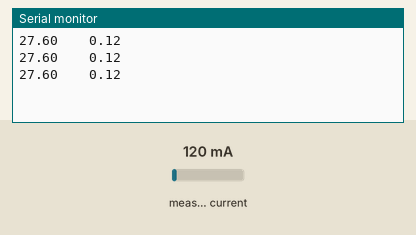
The sketch below on a simulated Arduino Uno, built with avr-gcc and run on an emulated ATmega328P. Parts: the last lines printed to the serial monitor. Inputs (shaded band) come from the test bench; at power-on: measured current 120 mA.

Above: at 1.8 s.
1.9 s: measured current set to 40 mA
At 2.5 s:
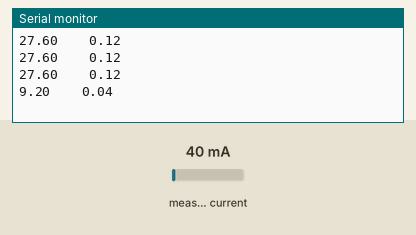
3.4 s: measured current set to 500 mA
At 4.2 s:
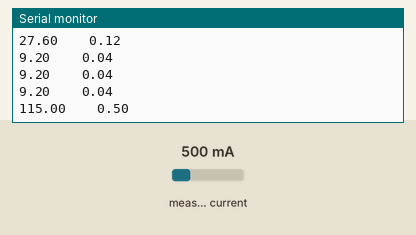
Timing chart, 0 to 6.4 s (numbered marks = the images above; inputs shaded):
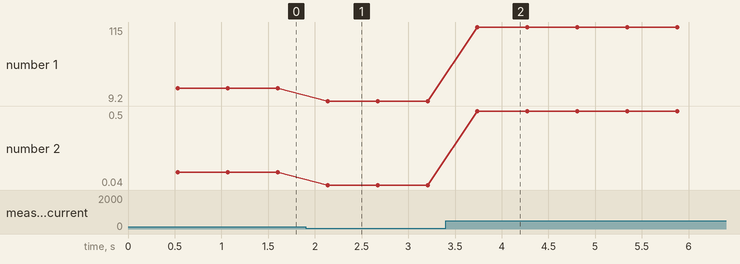

The sketch:

current_only.ino
```cpp
// (licence header left out)
#include "EmonLib.h"                   // Include Emon Library
EnergyMonitor emon1;                   // Create an instance

void setup()
{
  Serial.begin(9600);
  //calibration_value = ( i(measured) / i(sensor) ) / R(burden)
  //calibration_value = (141.4 A /  0.0707A) / 33Ω
  //calibration_value = 2000/33Ω = 60
  emon1.current(1, 55.6);             // Current: input pin, calibration.
}

void loop()
{
  double Irms = emon1.calcIrms(1480 * 3); // Calculate Irms only
  //  double val = analogRead(1);//digitalRead(1);
  //  Serial.print(val);
  //  Serial.print("    ");
  Serial.print(Irms * 230.0);	     // Apparent power
  Serial.print("    ");
  Serial.println(Irms);		       // Irms
}
```

Measured:
- after the input at 1.9 s, the serial monitor: prints a new line after 0.24 s (image 1)
- after the input at 3.4 s, the serial monitor: prints a new line after 0.34 s (image 2)
- plotted number 1: 27.6 → 9.2 after the input at 1.9 s, 9.2 → 115 after the input at 3.4 s
- plotted number 2: 0.12 → 0.04 after the input at 1.9 s, 0.04 → 0.5 after the input at 3.4 s
